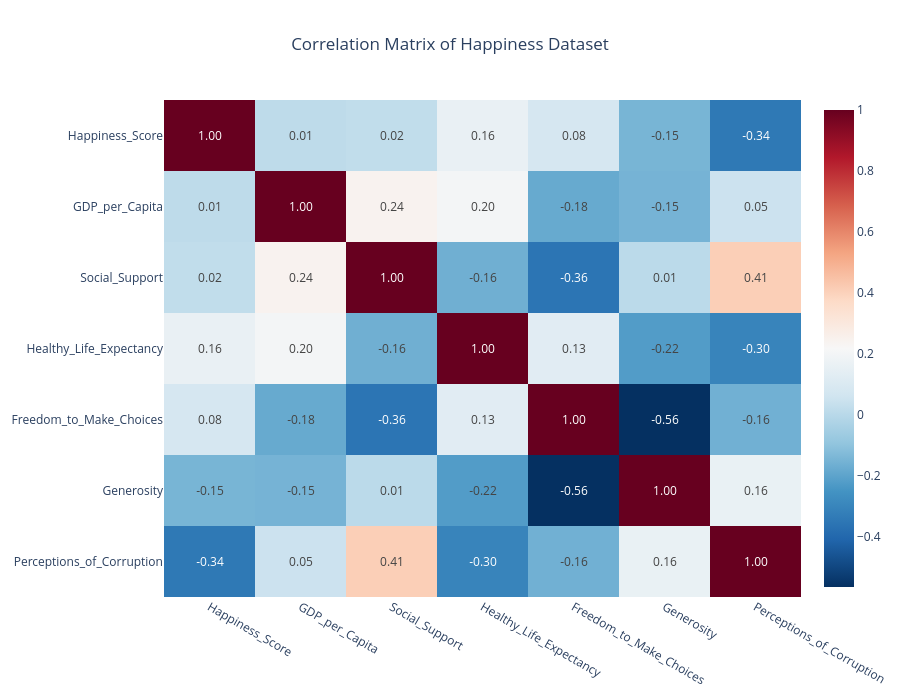

Here is the notebook cell this chart was saved with:
### Code cell
corr = df.corr(numeric_only=True)

fig = px.imshow(
    corr,

    text_auto=".2f",

    aspect="auto",

    color_continuous_scale="RdBu_r",

    title="Correlation Matrix of Happiness Dataset"
)

fig.update_layout(
    width=900,
    height=700,

    title_x=0.5
)

fig.show()

### Figure 1 — Plotly figure (JSON) as saved in the notebook; plotly's stock layout.template omitted (floating-point values rounded to 4 significant figures)
{"data": [{"coloraxis": "coloraxis", "hovertemplate": "x: %{x}<br>y: %{y}<br>color: %{z}<extra></extra>", "name": "0", "texttemplate": "%{z:.2f}", "type": "heatmap", "x": ["Happiness_Score", "GDP_per_Capita", "Social_Support", "Healthy_Life_Expectancy", "Freedom_to_Make_Choices", "Generosity", "Perceptions_of_Corruption"], "xaxis": "x", "y": ["Happiness_Score", "GDP_per_Capita", "Social_Support", "Healthy_Life_Expectancy", "Freedom_to_Make_Choices", "Generosity", "Perceptions_of_Corruption"], "yaxis": "y", "z": [[1.0, 0.01407, 0.02213, 0.1595, 0.0828, -0.1456, -0.3427], [0.01407, 1.0, 0.2446, 0.201, -0.1804, -0.1492, 0.0492], [0.02213, 0.2446, 1.0, -0.162, -0.355, 0.007401, 0.4105], [0.1595, 0.201, -0.162, 1.0, 0.1259, -0.222, -0.3025], [0.0828, -0.1804, -0.355, 0.1259, 1.0, -0.5635, -0.16], [-0.1456, -0.1492, 0.007401, -0.222, -0.5635, 1.0, 0.1623], [-0.3427, 0.0492, 0.4105, -0.3025, -0.16, 0.1623, 1.0]]}], "layout": {"coloraxis": {"colorscale": [[0, "rgb(5,48,97)"], [0.1, "rgb(33,102,172)"], [0.2, "rgb(67,147,195)"], [0.3, "rgb(146,197,222)"], [0.4, "rgb(209,229,240)"], [0.5, "rgb(247,247,247)"], [0.6, "rgb(253,219,199)"], [0.7, "rgb(244,165,130)"], [0.8, "rgb(214,96,77)"], [0.9, "rgb(178,24,43)"], [1, "rgb(103,0,31)"]]}, "height": 700, "title": {"text": "Correlation Matrix of Happiness Dataset", "x": 0.5}, "width": 900, "xaxis": {"anchor": "y", "domain": [0, 1]}, "yaxis": {"anchor": "x", "autorange": "reversed", "domain": [0, 1]}}}
